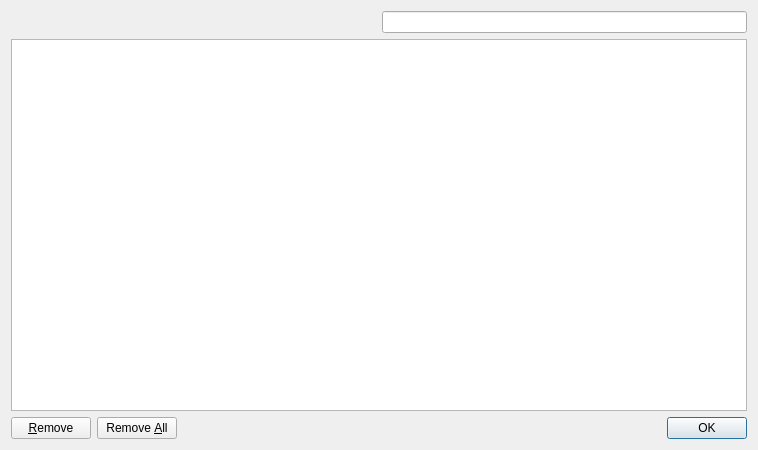
<?xml version="1.0" encoding="UTF-8"?>
<ui version="4.0">
 <class>HistoryDialog</class>
 <widget class="QDialog" name="HistoryDialog">
  <property name="geometry">
   <rect>
    <x>0</x>
    <y>0</y>
    <width>758</width>
    <height>450</height>
   </rect>
  </property>
  <property name="windowTitle">
   <string>History</string>
  </property>
  <layout class="QGridLayout" name="gridLayout">
   <item row="0" column="0">
    <spacer>
     <property name="orientation">
      <enum>Qt::Horizontal</enum>
     </property>
     <property name="sizeHint" stdset="0">
      <size>
       <width>252</width>
       <height>20</height>
      </size>
     </property>
    </spacer>
   </item>
   <item row="0" column="1">
    <widget class="SearchLineEdit" name="search"/>
   </item>
   <item row="1" column="0" colspan="2">
    <widget class="EditTreeView" name="tree"/>
   </item>
   <item row="2" column="0" colspan="2">
    <layout class="QHBoxLayout">
     <item>
      <widget class="QPushButton" name="removeButton">
       <property name="text">
        <string>&amp;Remove</string>
       </property>
      </widget>
     </item>
     <item>
      <widget class="QPushButton" name="removeAllButton">
       <property name="text">
        <string>Remove &amp;All</string>
       </property>
      </widget>
     </item>
     <item>
      <spacer>
       <property name="orientation">
        <enum>Qt::Horizontal</enum>
       </property>
       <property name="sizeHint" stdset="0">
        <size>
         <width>40</width>
         <height>20</height>
        </size>
       </property>
      </spacer>
     </item>
     <item>
      <widget class="QDialogButtonBox" name="buttonBox">
       <property name="standardButtons">
        <set>QDialogButtonBox::Ok</set>
       </property>
      </widget>
     </item>
    </layout>
   </item>
  </layout>
 </widget>
 <customwidgets>
  <customwidget>
   <class>SearchLineEdit</class>
   <extends>QLineEdit</extends>
   <header>browser/searchlineedit.h</header>
  </customwidget>
  <customwidget>
   <class>EditTreeView</class>
   <extends>QTreeView</extends>
   <header>browser/edittreeview.h</header>
  </customwidget>
 </customwidgets>
 <resources/>
 <connections>
  <connection>
   <sender>buttonBox</sender>
   <signal>accepted()</signal>
   <receiver>HistoryDialog</receiver>
   <slot>accept()</slot>
   <hints>
    <hint type="sourcelabel">
     <x>472</x>
     <y>329</y>
    </hint>
    <hint type="destinationlabel">
     <x>461</x>
     <y>356</y>
    </hint>
   </hints>
  </connection>
 </connections>
</ui>
